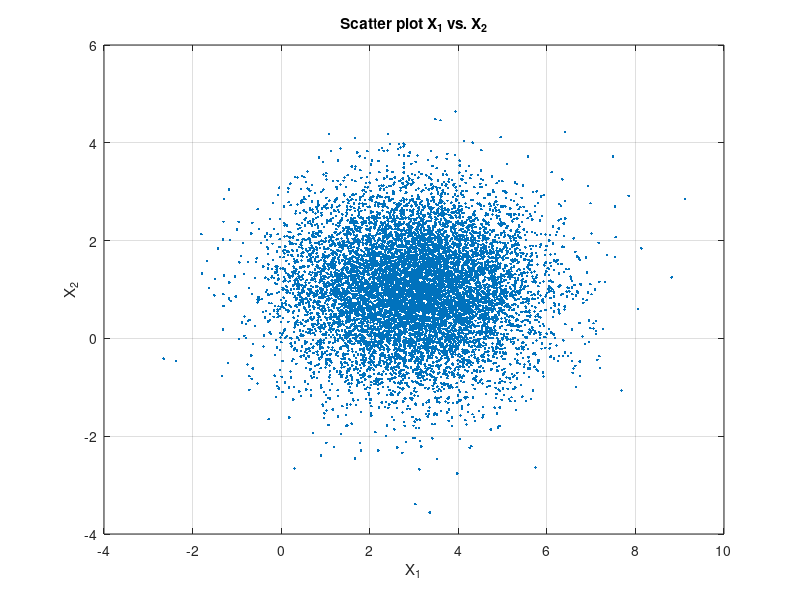

Here is the MATLAB script that generated this plot:

clear; clc; 

% EXC 4
% N(3,2) gaussian:
N = 10000; 
X1 = randn(1,N);
X1 = 3 + sqrt(2)*X1; 

% N(1,1) gaussian:
X2 = randn(1,N);
X2 = 1 + X2;

Y1 = 0.5*X1 + 3*X2;
Y2 = X1 + X2; 

%% a) Expression for the joint pdf fX1X2 (x1, x2)?


%% b) mean, cov

mean_1 = mean(X1);
mean_2 = mean(X2);

C = cov(X1, X2);
C2 = corrcoef(X1, X2);
covariance = C(1,2);
disp(['Mean X1 = ',num2str(mean_1) ])
disp(['Mean X2 = ',num2str(mean_2) ])
disp(['Cov(X1, X2) = ',num2str(C(1,2)) ])
disp(['p(X1, X2) = ',num2str(C2(1,2)) ])

%% c) scatter plot

figure; 

plot(X1, X2, '.');
grid on;
xlabel('X_1');
ylabel('X_2');
title('Scatter plot X_1 vs. X_2');

%% d) 
